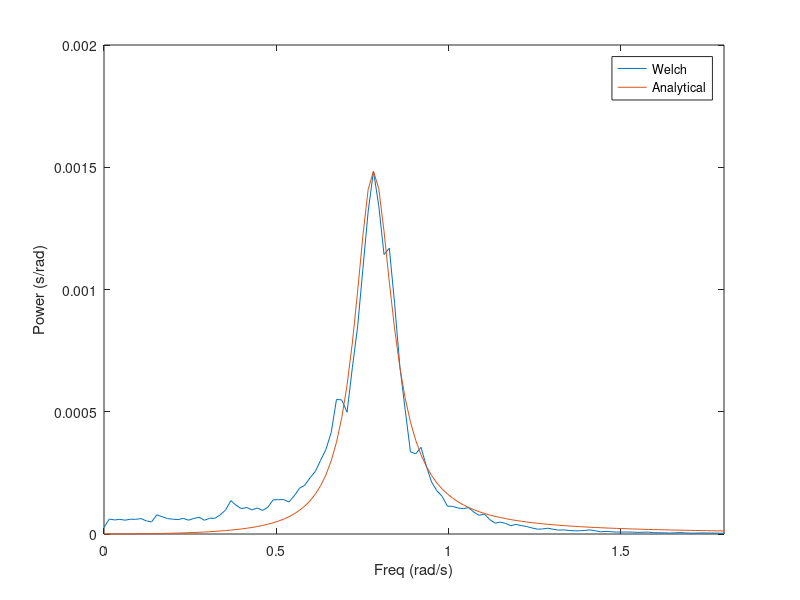

The MATLAB script that drew this image: (Note: this script raises an error after producing the figure.)
load wave;
figure;

fs = 10;
window = 4096;
psi = psi_w(2,:)*pi/180;

[pxx,f] = pwelch(psi,window, [],[], 10);

p1 = plot(f*(2*pi),pxx/(2*pi));
hold;

%%%%%%%%%%%%%%%%%%%%%%%%% Resonant frequency %%%%%%%%%%%%%%%%%%%%%%%%% 
[maxValue, i] = max(pxx);
w0 = 2 * pi .* f(i); 

%%%%%%%%%%%%%%%%%%%%%%%%% Sigma %%%%%%%%%%%%%%%%%%%%%%%%%
sigma = sqrt(maxValue/(2*pi));

%%%%%%%%%%%%%%%%%%%%%%%%% PSD %%%%%%%%%%%%%%%%%%%%%%%%%
Pw = @(l, w) (2*l*w0*w*sigma).^2./(4*(l*w0*w).^2 + (w0^2 - w.^2).^2);
lambda = lsqcurvefit(Pw, .1, f*(2*pi), pxx/(2*pi));
Kw = 2*lambda*w0*sigma;

p2 = plot(f*2*pi, Pw(lambda, f*2*pi));
legend('Welch', 'Analytical');
xlabel('Freq (rad/s)')
ylabel('Power (s/rad)')
xlim([0 1.8])

fig = gcf;
fig.PaperPosition = [0 0 11 7];
fig.PaperPositionMode = 'manual';
print -depsc 5_2d_psd_comparison;
grid on;
